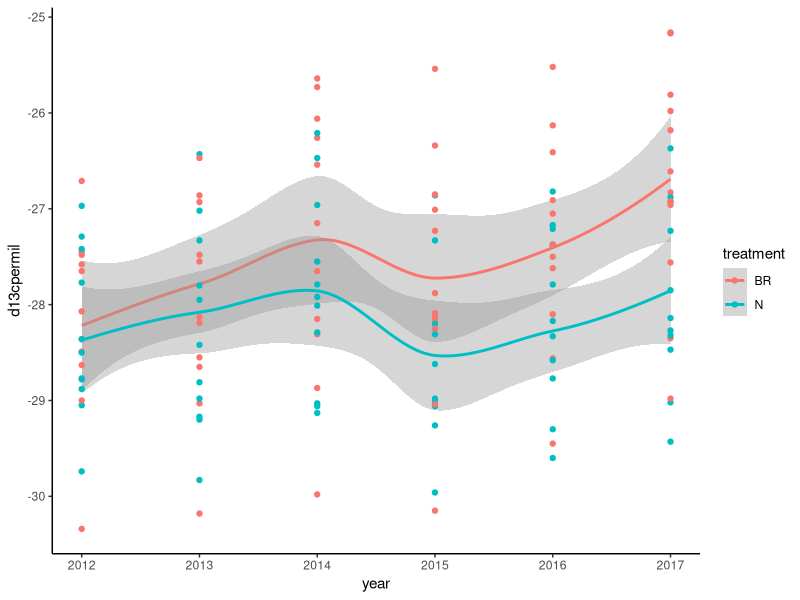
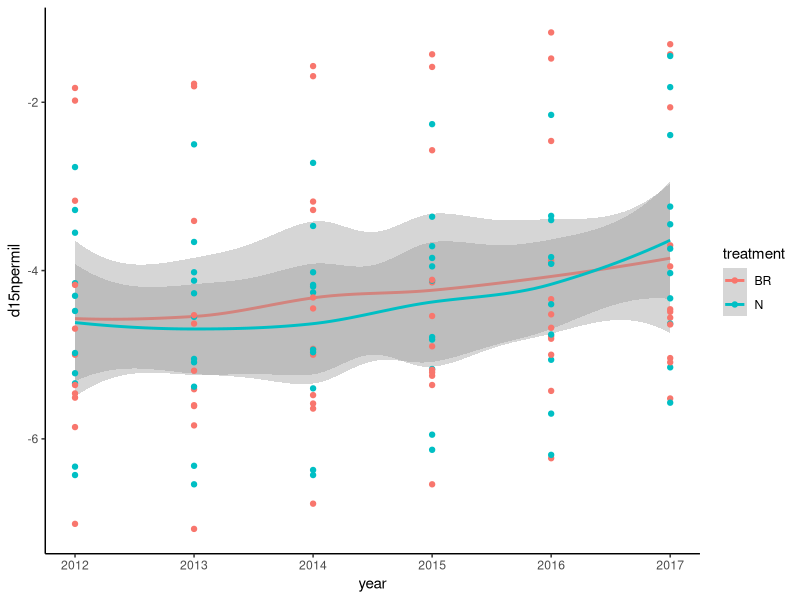
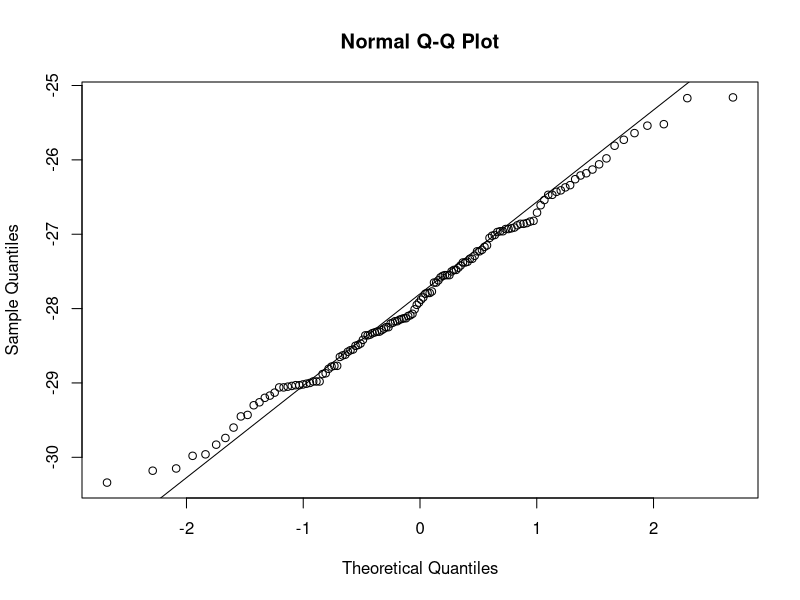
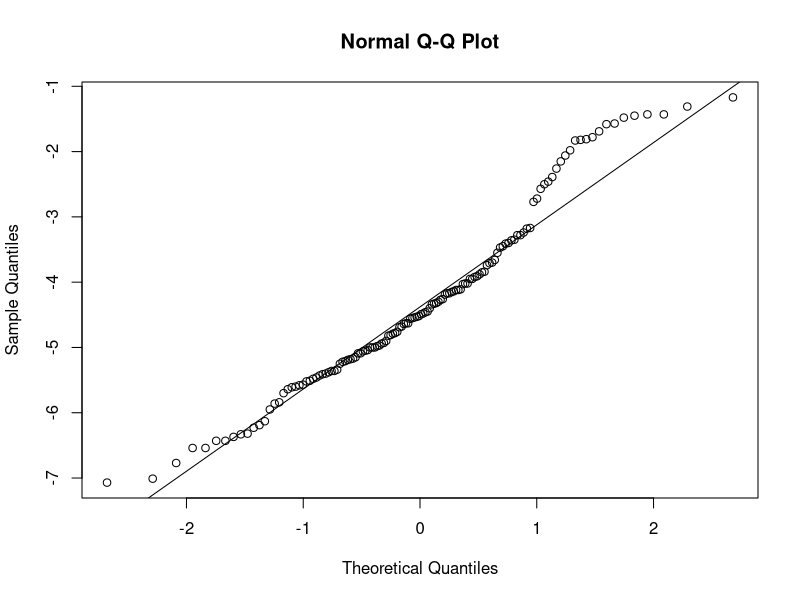
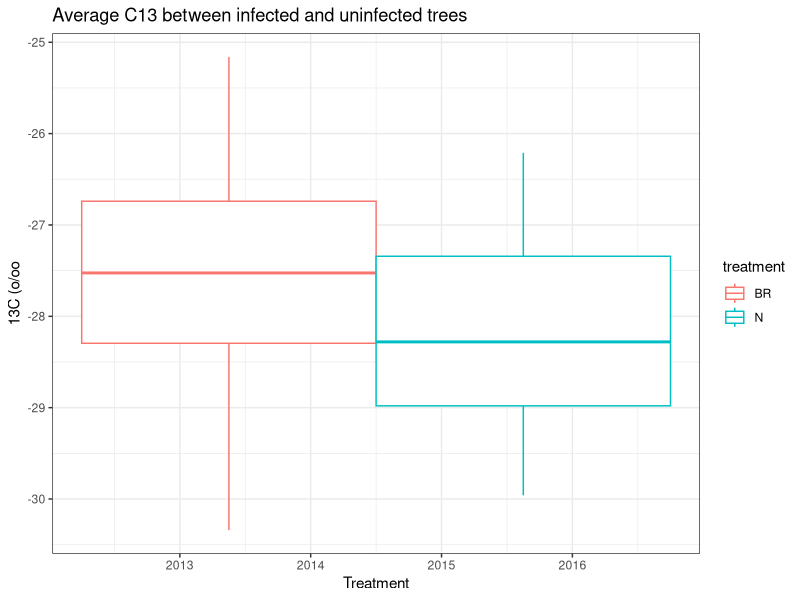
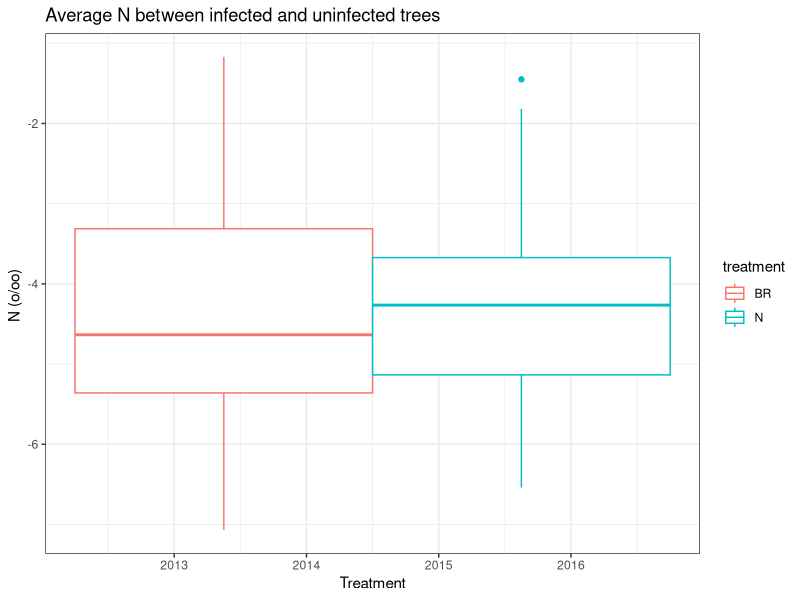

Here is the R script that generated these plots, in order:
## ---- chunk 1
knitr::opts_chunk$set(echo = TRUE)
## ---- chunk 2
library(ggplot2)
##read in data
isotopes = read.csv("2018_IsotopeData.csv", header = T)


names(isotopes)[1:15]=tolower(names(isotopes[1:15]))


summary(lm(d13cpermil~year+treatment, data=isotopes))
summary(lm(d15npermil~year+treatment, data=isotopes))


ggplot(isotopes, aes(year, d13cpermil, color=treatment))+
  geom_smooth()+
  geom_point()+
  theme_classic()

ggplot(isotopes, aes(year, d15npermil, color=treatment))+
  geom_smooth()+
  geom_point()+
  theme_classic()


#c data normal? - yes!
qqnorm(isotopes$d13cpermil)
qqline(isotopes$d13cpermil)

#n data normal? - pretty good
qqnorm(isotopes$d15npermil)
qqline(isotopes$d15npermil)

##are the independent variables (year+treatment) multicollinear?
summary(lm(year~treatment, data=isotopes)) ## nope

##DEALING WITH PAIRED, REPEATED MEASURES
##violation=non-independent variables - we sampled the same individual for six years

##since these are repeat measures (one invidual for 6 years) so we use a Two-Way ANOVA with Repeated Measures
##and add an error term, which controls for the between-pair variation
##We can also control for autocorrelation adding in year as an independent variable into the anova


summary(lm(d13cpermil~year+treatment, data=isotopes))
summary(aov(d13cpermil~year+treatment+Error(pair/(year+treatment)), data=isotopes))
summary(aov(d13cpermil~year+treatment, data=isotopes))

summary(lm(d15npermil~year+treatment, data=isotopes))
summary(aov(d15npermil~year+treatment+Error(pair/(year+treatment)), data=isotopes))
summary(aov(d15npermil~year+treatment, data=isotopes))


##boxplots
ggplot(isotopes, aes(x=year, y=d13cpermil, color=treatment))+
  geom_boxplot(position = "dodge")+
  labs(title="Average C13 between infected and uninfected trees", x="Treatment", y="13C (o/oo")+
  theme_bw()

ggplot(isotopes, aes(x=year, y=d15npermil, color=treatment))+
  geom_boxplot(position = "dodge")+
  labs(title="Average N between infected and uninfected trees", x="Treatment", y="N (o/oo) ")+
  theme_bw()


